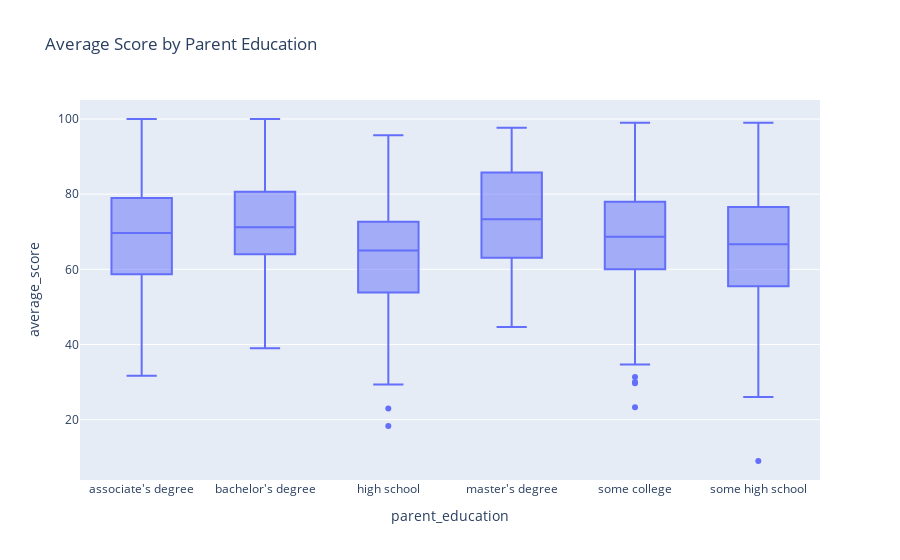

The notebook cell this image was saved under:
### Code cell
# Box plot for average exam scores vs. parent education
fig = px.box(exam_performance_df, x='parent_education', y='average_score', title='Average Score by Parent Education', 
             category_orders={"parent_education": sorted(exam_performance_df['parent_education'].unique())})
fig.show()

### Figure 1 — Plotly figure (JSON) as saved in the notebook; plotly's stock layout.template omitted (floating-point values rounded to 4 significant figures; data arrays with more than 128 entries replaced by an {"elided": "..."} marker saying what was removed)
{"data": [{"alignmentgroup": "True", "hovertemplate": "parent_education=%{x}<br>average_score=%{y}<extra></extra>", "legendgroup": "", "marker": {"color": "#636efa"}, "name": "", "notched": false, "offsetgroup": "", "orientation": "v", "showlegend": false, "type": "box", "x": {"elided": "1000 str values"}, "x0": " ", "xaxis": "x", "y": {"elided": "1000 float values"}, "y0": " ", "yaxis": "y"}], "layout": {"boxmode": "group", "legend": {"tracegroupgap": 0}, "title": {"text": "Average Score by Parent Education"}, "xaxis": {"anchor": "y", "categoryarray": ["associate's degree", "bachelor's degree", "high school", "master's degree", "some college", "some high school"], "categoryorder": "array", "domain": [0, 1], "title": {"text": "parent_education"}}, "yaxis": {"anchor": "x", "domain": [0, 1], "title": {"text": "average_score"}}}}
